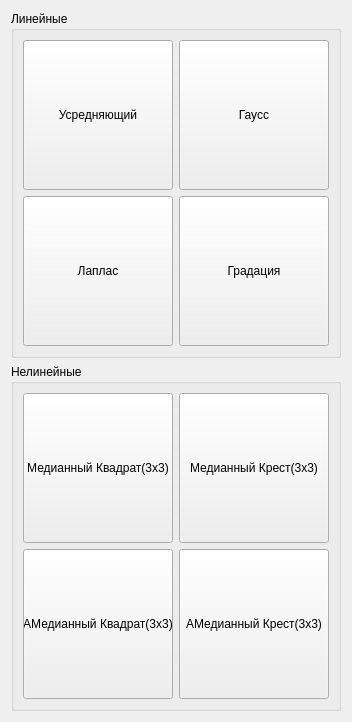
<?xml version="1.0" encoding="UTF-8"?>
<ui version="4.0">
 <class>LinearFiltering</class>
 <widget class="QWidget" name="LinearFiltering">
  <property name="geometry">
   <rect>
    <x>0</x>
    <y>0</y>
    <width>348</width>
    <height>718</height>
   </rect>
  </property>
  <property name="windowTitle">
   <string>Form</string>
  </property>
  <layout class="QGridLayout" name="gridLayout_3">
   <item row="1" column="0">
    <widget class="QGroupBox" name="NolinearGroupBox">
     <property name="title">
      <string>Нелинейные</string>
     </property>
     <layout class="QGridLayout" name="gridLayout_2">
      <item row="0" column="0">
       <widget class="QPushButton" name="MedSqFilter">
        <property name="minimumSize">
         <size>
          <width>150</width>
          <height>150</height>
         </size>
        </property>
        <property name="maximumSize">
         <size>
          <width>150</width>
          <height>150</height>
         </size>
        </property>
        <property name="text">
         <string>Медианный Квадрат(3х3)</string>
        </property>
       </widget>
      </item>
      <item row="0" column="1">
       <widget class="QPushButton" name="MedCrsFilter">
        <property name="minimumSize">
         <size>
          <width>150</width>
          <height>150</height>
         </size>
        </property>
        <property name="maximumSize">
         <size>
          <width>150</width>
          <height>150</height>
         </size>
        </property>
        <property name="text">
         <string>Медианный Крест(3х3)</string>
        </property>
       </widget>
      </item>
      <item row="1" column="0">
       <widget class="QPushButton" name="AMedSqFilter">
        <property name="minimumSize">
         <size>
          <width>150</width>
          <height>150</height>
         </size>
        </property>
        <property name="maximumSize">
         <size>
          <width>150</width>
          <height>150</height>
         </size>
        </property>
        <property name="text">
         <string>АМедианный Квадрат(3х3)</string>
        </property>
       </widget>
      </item>
      <item row="1" column="1">
       <widget class="QPushButton" name="AMedCrsFilter">
        <property name="minimumSize">
         <size>
          <width>150</width>
          <height>150</height>
         </size>
        </property>
        <property name="maximumSize">
         <size>
          <width>150</width>
          <height>150</height>
         </size>
        </property>
        <property name="text">
         <string>АМедианный Крест(3х3)</string>
        </property>
       </widget>
      </item>
     </layout>
    </widget>
   </item>
   <item row="0" column="0">
    <widget class="QGroupBox" name="LinearGroupBox">
     <property name="title">
      <string>Линейные</string>
     </property>
     <layout class="QGridLayout" name="gridLayout">
      <item row="0" column="1">
       <widget class="QPushButton" name="GaussFilter">
        <property name="minimumSize">
         <size>
          <width>150</width>
          <height>150</height>
         </size>
        </property>
        <property name="maximumSize">
         <size>
          <width>150</width>
          <height>150</height>
         </size>
        </property>
        <property name="text">
         <string>Гаусс</string>
        </property>
       </widget>
      </item>
      <item row="1" column="0">
       <widget class="QPushButton" name="LaplasFilter">
        <property name="minimumSize">
         <size>
          <width>150</width>
          <height>150</height>
         </size>
        </property>
        <property name="maximumSize">
         <size>
          <width>150</width>
          <height>150</height>
         </size>
        </property>
        <property name="text">
         <string>Лаплас</string>
        </property>
       </widget>
      </item>
      <item row="1" column="1">
       <widget class="QPushButton" name="GradFilter">
        <property name="minimumSize">
         <size>
          <width>150</width>
          <height>150</height>
         </size>
        </property>
        <property name="maximumSize">
         <size>
          <width>150</width>
          <height>150</height>
         </size>
        </property>
        <property name="text">
         <string>Градация</string>
        </property>
       </widget>
      </item>
      <item row="0" column="0">
       <widget class="QPushButton" name="MidFilter">
        <property name="minimumSize">
         <size>
          <width>150</width>
          <height>150</height>
         </size>
        </property>
        <property name="maximumSize">
         <size>
          <width>150</width>
          <height>150</height>
         </size>
        </property>
        <property name="text">
         <string>Усредняющий</string>
        </property>
       </widget>
      </item>
     </layout>
    </widget>
   </item>
  </layout>
 </widget>
 <resources/>
 <connections/>
</ui>
